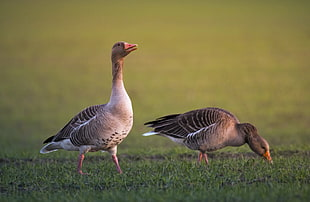
#> input picture jupyter_notebooks/img/gray_goose.jpg, 310 x 202 px
$ jupyter execute --allow-errors vol_00_pre_requirements_05_unsupervised_hw.ipynb   (shell and % lines are left out)
#> lines starting #> are read from the running program, lines starting #| are printed output that depends on the picture
# Задание по кластеризации

Попробуем реализовать эвристику выбора центроидов:
* запустим несколько раз алгоритм, запомним, куда попали центроиды при каждом запуске
* усредним координаты за все несколько запуска.

Попробуйте применить эту эвристику на практике:

* используйте 10 запусков алгоритма $k$-средних для $k=2$ с параметрами
<pre>
kmeans_model = KMeans(n_clusters=2, n_init=1, random_state=None, algorithm='full', max_iter=2)
</pre>
* в каждом запуске сохраняйте координаты центроидов общий массив $c$, см. `cluster_centers_ : array, [n_clusters, n_features]`
* визуализируйте координаты точек из $c$ на фоне исходного множества точек

Результат будет примерно такой:

[cell 1]
import os


run_env = os.getenv('RUN_ENV', 'COLLAB')
#> (the rest of this cell did not finish here and is left out)

[cell 2]
import pickle
import numpy as np
import matplotlib.pyplot as plt

#> (the rest of this cell did not finish here and is left out)

[cell 3]
# -- ВАШ КОД ТУТ --


# ------------------

### Задача 2

посчитать сумму внутрикластерных расстояний от каждой точки до центроида

**Внимание**: циклы использовать запрещено, воспользоваться функциями `numpy`

[cell 4]
import numpy as np

clust = np.array([
 [-0.5972191612445694, -0.5919098916910581],
 [-1.5838020751869848, 0.4743393635868491],
 [-1.892642118066139, -1.2770390481464395],
 [-1.021761443519372, -0.38446059106320013],
 [-0.628271339507516, -2.308149346281125],
 [-0.7180915776856387, 1.1805550909358404],
 [-1.543143767548152, -1.4163791359687334],
 [0.022103701018375554, -1.1279478858865397],
 [-0.7776518874305778, -0.4157532453316538],
 [-1.2073577296008344, -1.1308523658604184]
])

centroid = np.array([-0.9774245525274352, -0.032635425821084516])

# -- ВАШ КОД ТУТ --


# ------------------

Тестируем корректность вычислений

[cell 5]
import unittest

class TestNotebook(unittest.TestCase):
    def test_task(self):
        self.assertAlmostEqual(intra_cluster_distance, 11.44058, places=5)

unittest.main(argv=[''], verbosity=2, exit=False)

**Задача на DBSCAN**

Обучите модель DBSCAN с параметром `min_samples=8` и `eps=0.6`

Визуализируйте результат.

Сравните внутрикластерное расстояние со случаем `min_samples = 3`. Стало лучше или хуже?

[cell 6]
import numpy as np
from scipy.spatial import distance
from sklearn.metrics.pairwise import euclidean_distances

from sklearn.cluster import DBSCAN

[cell 7]
# ---- ВАШ КОД ТУТ -----


# ----------------------

#### Задача на метрики кластеризации

Обучите *k-means* из модуля sklearn для количества кластеров $k=4$ на датасете `data/clustering.pkl`. Как изменилась метрика силуэтта в сравнении со случаем $k=2$? Стало лучше или хуже? Какое количество кластеров лучше, два или четыре?

Обучите *k-means* для количества кластеров $k=4$ на датасете `data/clustering.pkl`. Как изменилась метрика *AMI*? Стало лучше или хуже? Какое количество кластеров лучше мо метрике AMI?

[cell 8]
import pickle

#> (the rest of this cell did not finish here and is left out)

### Домашнее задание по PCA

В домашней работе предлагается применить PCA трехмерным данным по оттоку, которые содержатся в файле `data/client_segmentation.csv`. В файле содержится информация по клиентам оператора связи о том, как изменилось потребление услуг оператора за два месяца:
* call_diff доля звонков
* sms_diff доля смс
* доля интернет-трафика traffic_diff'

Все показатели вычисляются по формуле

$$
\frac{\text{new\_value} - \text{old\_value}}{\text{old\_value}}
$$

В последней колонке customes_class содержится метка по оттоку:
* $0$ - активный пользователя
* $1$ - "спящий" пользователь (редко пользуется услугами)
* $2$ - пользователь, который ушел в отток

[cell 9]

import os
import numpy as np
import pandas as pd
import matplotlib.pyplot as plt

# Load data
#> (the rest of this cell did not finish here and is left out)

С помощью класса `sklearn.decomposition.PCA` выполните понижение размерности признакового пространства  с $n=3$ до $n=2$ и снова визуализируйте данные. Картинка должна получится примерно такая:

#### Домашнее задание по SVD

В домашней работе предлагаю Вам немного поработать с изображениями (похожий трюк можно увидеть в этой [статье на хабре](https://habr.com/ru/post/275273/)). Для этого нужно установить модуль Pillow (если у вас Анаконда, то https://anaconda.org/anaconda/pillow)

<pre>
pip install Pillow
</pre>

[cell 10]
from matplotlib.pyplot import imshow
import matplotlib.image as mpimg
img = mpimg.imread('img/gray_goose.jpg')
#> img is the input picture: shape (202, 310, 3); mean R, G, B 117.6, 111.2, 70.8
print(type(img),img.shape)
#| <class 'numpy.ndarray'> (202, 310, 3)
imshow(img)
plt.show()

У нас трёхмерный массив, где третье измерение соответствует цветовой компоненте rgb. Цветную картинку можно преобразовать в двумерную серую (grayscale) с помощью формулы, которую я нашёл [тут](https://stackoverflow.com/questions/12201577/how-can-i-convert-an-rgb-image-into-grayscale-in-python)

[cell 11]
def rgb2gray(rgb):
    tile = np.tile(np.c_[0.333, 0.333, 0.333], reps=(rgb.shape[0],rgb.shape[1],1))
    return np.sum(tile * rgb, axis=2)
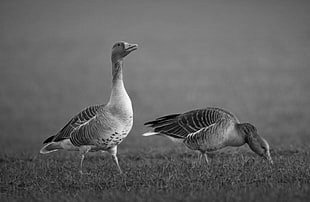
#> returned value: shape (202, 310) float64; min 0, max 254.1, mean 99.8

img_gray = rgb2gray(img)
print(type(img_gray), img_gray.shape)
#| <class 'numpy.ndarray'> (202, 310)
imshow(img_gray, cmap = "gray")
plt.show()
